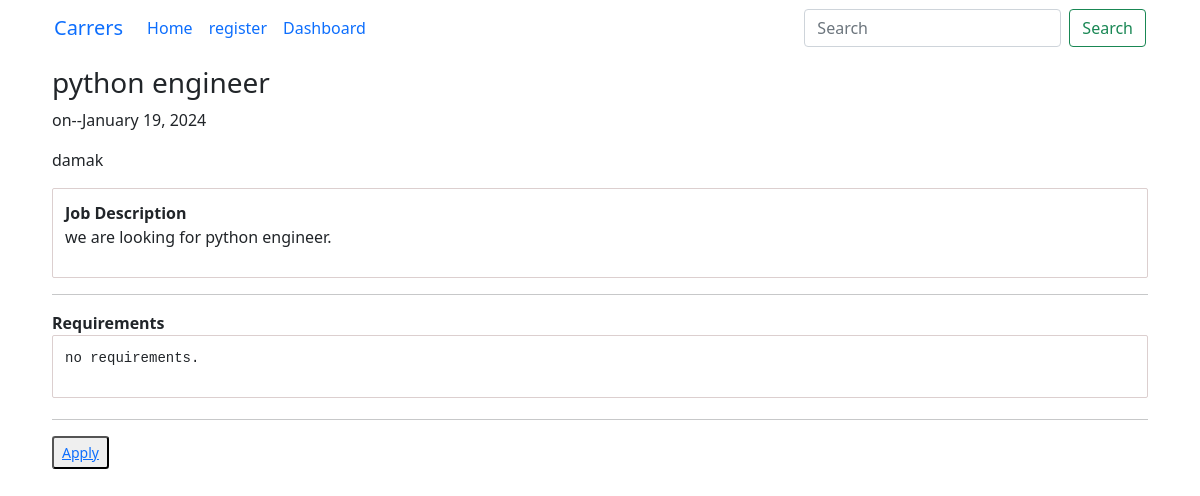
The app's page /job-detail/4/ with its own data.
### easy_apply_job/models.py (models this page shows, shortened)
class Job(models.Model):
    JOB_TYPE = [
    ('internship', 'Internship'),
    ('junior-developer', 'Junior-developer'),
    ('mid/sinior', 'Mid/Sinior')
    ]
    title = models.CharField(max_length=255)
    date_posted = models.DateTimeField(auto_now_add=True)
    location = models.CharField(max_length=500)
    description = models.TextField()
    user = models.OneToOneField(User, on_delete = models.CASCADE, null = True)
    job_type = models.CharField(max_length=255, choices=JOB_TYPE)
    requirements = models.TextField(blank = True)
    experience = models.PositiveIntegerField(null = True, blank = True)
    class Meta:
        ordering = ['-date_posted']

### easy_apply_job/views.py (the view)
# urls.py: path('job-detail/<int:pk>/', views.job_details, name='job-detail'),
def job_details(request, pk):
    job = get_object_or_404(Job, id=pk)
    context = {
        'job':job
    }
    return render(request, 'easy_apply_job/detail.html', context)

### easy_apply_job/templates/easy_apply_job/detail.html
{%extends 'easy_apply_job/base.html'%}
{%block content%}
<div class="detail-content">
    <h3 class="title">{{job.title}}</h3>
    <p class="action-checkbox">on--{{job.date_posted|date:'F d, Y'}}</p>
    <p>{{job.location}}</p>
    <div class = 'desp'>
    <strong>Job Description</strong>
    <p class = "description">{{job.description}}</p>
    </div>
    <hr>
    <strong>Requirements</strong>
    <div class = 'req'>
        <pre>{{job.requirements}}</pre>
    </div>
    <hr>
    <button class = 'btn-btn-primary btn-sm'><a href="{%url 'apply' job.id%}">Apply</a></button>
</div>
{%endblock content%}

### easy_apply_job/static/easy_apply_job/main.css (style rules this page uses)
* { margin: 0px; padding: 0px; }
.detail-content { width: 100%; padding: 10px; box-sizing: border-box; }
.desp { width: 100%; border: 1px solid rgb(220, 207, 207); border-radius: 2px; padding: 12px; }
.req { width: 100%; border: 1px solid rgb(220, 207, 207); border-radius: 2px; padding: 12px; margin-bottom: 21px; }

### records on screen
Job: title "python engineer", date_posted "January 19, 2024", location "damak", description "we are looking for python engineer.", requirements "no requirements."
